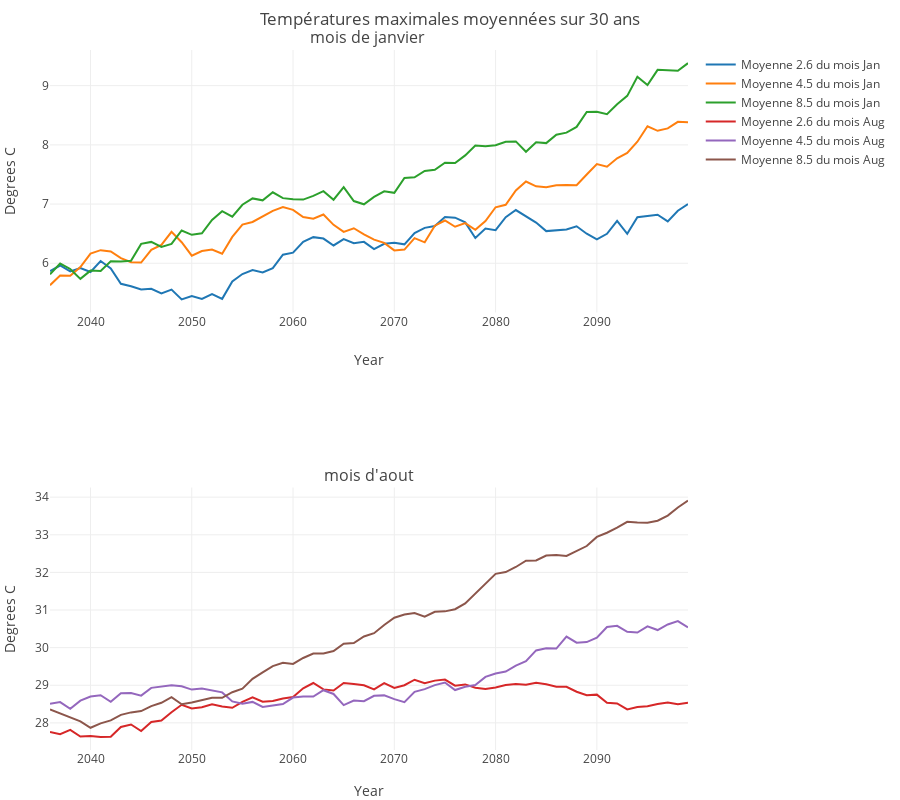

The code cell stored with this chart in its notebook:
### Markdown cell above
Le diagramme ci-dessous  représente l'évolution sur `yearPeriod` années de la température dans la région Lyonnaise.(Décommenter la dernière ligne du bloc pour afficher la figure)

### Code cell
q = 0
trace26_0 = go.Scatter(
    x = lyon_year[firstPlotYear:lastPlotYear],
    y = moyMAreaInterval_26[q,:],
    name ='Moyenne 2.6 du mois %s'%lyon_month[calcMonth[q]]
)
trace45_0 = go.Scatter(
    x = lyon_year[firstPlotYear:lastPlotYear],
    y = moyMAreaInterval_45[q,:],
    name ='Moyenne 4.5 du mois %s'%lyon_month[calcMonth[q]]
)
trace85_0 = go.Scatter(
    x = lyon_year[firstPlotYear:lastPlotYear],
    y = moyMAreaInterval_85[q,:],
    name ='Moyenne 8.5 du mois %s'%lyon_month[calcMonth[q]]
)

q = 1
trace26_1 = go.Scatter(
    x = lyon_year[firstPlotYear:lastPlotYear],
    y = moyMAreaInterval_26[q,:],
    name ='Moyenne 2.6 du mois %s'%lyon_month[calcMonth[q]]
)
trace45_1 = go.Scatter(
    x = lyon_year[firstPlotYear:lastPlotYear],
    y = moyMAreaInterval_45[q,:],
    name ='Moyenne 4.5 du mois %s'%lyon_month[calcMonth[q]]
)

trace85_1 = go.Scatter(
    x = lyon_year[firstPlotYear:lastPlotYear],
    y = moyMAreaInterval_85[q,:],
    name ='Moyenne 8.5 du mois %s'%lyon_month[calcMonth[q]]
)

fig = tools.make_subplots(rows=2, 
                          cols=1, 
                          subplot_titles=("mois de janvier ","mois d'aout"))

fig.append_trace(trace26_0, 1, 1)
fig.append_trace(trace45_0, 1, 1)
fig.append_trace(trace85_0, 1, 1)
fig.append_trace(trace26_1, 2, 1)
fig.append_trace(trace45_1, 2, 1)
fig.append_trace(trace85_1, 2, 1)

fig['layout']['xaxis1'].update(title='Year')
fig['layout']['xaxis2'].update(title='Year')
fig['layout']['yaxis1'].update(title='Degrees C')
fig['layout']['yaxis2'].update(title='Degrees C')
fig['layout']['margin'] = {'l': 50, 'r': 10, 'b': 50, 't': 50}
fig['layout'].update(autosize = False, height=800, width=900, title='Températures maximales moyennées sur 30 ans')
#fig['layout'].update(title='Température moyenne maximale du mois de juillet', 
#fig['layout'].update(title='Température moyenne maximale du mois de juillet', 
#                     autosize=False, width=800, height=380)  



layout = dict (
           title = "Température moyenne maximale des mois de l'année moyennées sur 30 ans",
           xaxis = dict(
                 title = 'Année',
                 showline=True,
                 showticklabels=True,
                 ticklen=5
             ),
             yaxis = dict(
                 title = 'Temperature (degrees Celsius)',
                 showline=True,
                 showticklabels=True
             ),         
)

#fig = dict(data=data, layout=layout)

py.iplot(fig, filename='basic-line')

### Figure 1 — Plotly figure (JSON) as saved in the notebook; plotly's stock layout.template omitted (floating-point values rounded to 4 significant figures)
{"data": [{"name": "Moyenne 2.6 du mois Jan", "type": "scatter", "uid": "17ab5881-b25f-4b30-baad-c75ebbca98d4", "x": [2036, 2037, 2038, 2039, 2040, 2041, 2042, 2043, 2044, 2045, 2046, 2047, 2048, 2049, 2050, 2051, 2052, 2053, 2054, 2055, 2056, 2057, 2058, 2059, 2060, 2061, 2062, 2063, 2064, 2065, 2066, 2067, 2068, 2069, 2070, 2071, 2072, 2073, 2074, 2075, 2076, 2077, 2078, 2079, 2080, 2081, 2082, 2083, 2084, 2085, 2086, 2087, 2088, 2089, 2090, 2091, 2092, 2093, 2094, 2095, 2096, 2097, 2098, 2099], "xaxis": "x", "y": [5.869, 5.962, 5.862, 5.92, 5.852, 6.038, 5.912, 5.653, 5.612, 5.557, 5.567, 5.492, 5.555, 5.39, 5.448, 5.396, 5.479, 5.398, 5.692, 5.817, 5.886, 5.844, 5.918, 6.144, 6.179, 6.361, 6.441, 6.417, 6.301, 6.407, 6.34, 6.362, 6.239, 6.329, 6.344, 6.319, 6.511, 6.598, 6.63, 6.78, 6.77, 6.691, 6.427, 6.586, 6.56, 6.777, 6.899, 6.799, 6.687, 6.543, 6.558, 6.57, 6.624, 6.499, 6.403, 6.497, 6.717, 6.498, 6.779, 6.794, 6.82, 6.707, 6.886, 7.001, 0, 0, 0, 0, 0, 0, 0, 0, 0, 0, 0, 0, 0, 0, 0, 0, 0, 0, 0, 0, 0, 0, 0, 0, 0, 0, 0, 0, 0, 0], "yaxis": "y"}, {"name": "Moyenne 4.5 du mois Jan", "type": "scatter", "uid": "c1880138-8321-4488-b4ff-8dd7afcc030d", "x": [2036, 2037, 2038, 2039, 2040, 2041, 2042, 2043, 2044, 2045, 2046, 2047, 2048, 2049, 2050, 2051, 2052, 2053, 2054, 2055, 2056, 2057, 2058, 2059, 2060, 2061, 2062, 2063, 2064, 2065, 2066, 2067, 2068, 2069, 2070, 2071, 2072, 2073, 2074, 2075, 2076, 2077, 2078, 2079, 2080, 2081, 2082, 2083, 2084, 2085, 2086, 2087, 2088, 2089, 2090, 2091, 2092, 2093, 2094, 2095, 2096, 2097, 2098, 2099], "xaxis": "x", "y": [5.629, 5.792, 5.787, 5.935, 6.163, 6.221, 6.199, 6.086, 6.017, 6.011, 6.225, 6.311, 6.532, 6.355, 6.128, 6.206, 6.23, 6.162, 6.445, 6.652, 6.698, 6.786, 6.885, 6.949, 6.901, 6.782, 6.753, 6.824, 6.649, 6.531, 6.591, 6.487, 6.4, 6.343, 6.217, 6.23, 6.424, 6.353, 6.635, 6.722, 6.617, 6.678, 6.564, 6.712, 6.946, 6.988, 7.229, 7.381, 7.3, 7.283, 7.317, 7.323, 7.318, 7.5, 7.677, 7.631, 7.773, 7.863, 8.054, 8.315, 8.238, 8.279, 8.389, 8.383, 0, 0, 0, 0, 0, 0, 0, 0, 0, 0, 0, 0, 0, 0, 0, 0, 0, 0, 0, 0, 0, 0, 0, 0, 0, 0, 0, 0, 0, 0], "yaxis": "y"}, {"name": "Moyenne 8.5 du mois Jan", "type": "scatter", "uid": "bc6416a1-2716-4376-9838-7e0ec7af8900", "x": [2036, 2037, 2038, 2039, 2040, 2041, 2042, 2043, 2044, 2045, 2046, 2047, 2048, 2049, 2050, 2051, 2052, 2053, 2054, 2055, 2056, 2057, 2058, 2059, 2060, 2061, 2062, 2063, 2064, 2065, 2066, 2067, 2068, 2069, 2070, 2071, 2072, 2073, 2074, 2075, 2076, 2077, 2078, 2079, 2080, 2081, 2082, 2083, 2084, 2085, 2086, 2087, 2088, 2089, 2090, 2091, 2092, 2093, 2094, 2095, 2096, 2097, 2098, 2099], "xaxis": "x", "y": [5.815, 5.995, 5.903, 5.736, 5.876, 5.871, 6.034, 6.028, 6.041, 6.327, 6.36, 6.275, 6.327, 6.553, 6.48, 6.506, 6.733, 6.88, 6.787, 6.989, 7.095, 7.063, 7.198, 7.1, 7.081, 7.075, 7.139, 7.218, 7.073, 7.285, 7.051, 6.996, 7.121, 7.215, 7.19, 7.441, 7.451, 7.559, 7.58, 7.699, 7.694, 7.823, 7.99, 7.978, 7.994, 8.053, 8.059, 7.883, 8.042, 8.03, 8.172, 8.207, 8.303, 8.557, 8.558, 8.517, 8.686, 8.828, 9.15, 9.01, 9.268, 9.254, 9.252, 9.381, 0, 0, 0, 0, 0, 0, 0, 0, 0, 0, 0, 0, 0, 0, 0, 0, 0, 0, 0, 0, 0, 0, 0, 0, 0, 0, 0, 0, 0, 0], "yaxis": "y"}, {"name": "Moyenne 2.6 du mois Aug", "type": "scatter", "uid": "1bd5ad77-7b40-463a-9841-8b6d533957b7", "x": [2036, 2037, 2038, 2039, 2040, 2041, 2042, 2043, 2044, 2045, 2046, 2047, 2048, 2049, 2050, 2051, 2052, 2053, 2054, 2055, 2056, 2057, 2058, 2059, 2060, 2061, 2062, 2063, 2064, 2065, 2066, 2067, 2068, 2069, 2070, 2071, 2072, 2073, 2074, 2075, 2076, 2077, 2078, 2079, 2080, 2081, 2082, 2083, 2084, 2085, 2086, 2087, 2088, 2089, 2090, 2091, 2092, 2093, 2094, 2095, 2096, 2097, 2098, 2099], "xaxis": "x2", "y": [27.76, 27.7, 27.81, 27.64, 27.65, 27.63, 27.63, 27.89, 27.96, 27.78, 28.02, 28.06, 28.28, 28.48, 28.39, 28.41, 28.5, 28.43, 28.4, 28.56, 28.68, 28.56, 28.58, 28.65, 28.69, 28.92, 29.06, 28.89, 28.86, 29.06, 29.03, 29.0, 28.89, 29.05, 28.93, 29.0, 29.15, 29.05, 29.12, 29.15, 28.99, 29.02, 28.94, 28.9, 28.94, 29.01, 29.03, 29.02, 29.07, 29.03, 28.96, 28.96, 28.83, 28.73, 28.75, 28.54, 28.52, 28.36, 28.42, 28.44, 28.5, 28.54, 28.49, 28.54, 0, 0, 0, 0, 0, 0, 0, 0, 0, 0, 0, 0, 0, 0, 0, 0, 0, 0, 0, 0, 0, 0, 0, 0, 0, 0, 0, 0, 0, 0], "yaxis": "y2"}, {"name": "Moyenne 4.5 du mois Aug", "type": "scatter", "uid": "bb66d4a6-0e59-4607-addb-a813235c179a", "x": [2036, 2037, 2038, 2039, 2040, 2041, 2042, 2043, 2044, 2045, 2046, 2047, 2048, 2049, 2050, 2051, 2052, 2053, 2054, 2055, 2056, 2057, 2058, 2059, 2060, 2061, 2062, 2063, 2064, 2065, 2066, 2067, 2068, 2069, 2070, 2071, 2072, 2073, 2074, 2075, 2076, 2077, 2078, 2079, 2080, 2081, 2082, 2083, 2084, 2085, 2086, 2087, 2088, 2089, 2090, 2091, 2092, 2093, 2094, 2095, 2096, 2097, 2098, 2099], "xaxis": "x2", "y": [28.51, 28.55, 28.38, 28.59, 28.7, 28.74, 28.56, 28.79, 28.79, 28.72, 28.93, 28.97, 29.0, 28.97, 28.88, 28.91, 28.85, 28.81, 28.57, 28.51, 28.56, 28.42, 28.46, 28.5, 28.67, 28.7, 28.7, 28.87, 28.77, 28.47, 28.59, 28.58, 28.72, 28.73, 28.63, 28.55, 28.82, 28.9, 29.0, 29.07, 28.87, 28.96, 29.01, 29.22, 29.31, 29.36, 29.52, 29.64, 29.93, 29.98, 29.97, 30.29, 30.13, 30.15, 30.27, 30.55, 30.58, 30.42, 30.4, 30.57, 30.47, 30.62, 30.7, 30.54, 0, 0, 0, 0, 0, 0, 0, 0, 0, 0, 0, 0, 0, 0, 0, 0, 0, 0, 0, 0, 0, 0, 0, 0, 0, 0, 0, 0, 0, 0], "yaxis": "y2"}, {"name": "Moyenne 8.5 du mois Aug", "type": "scatter", "uid": "a6ea0703-b5b7-4690-8d53-1e21642ed4d0", "x": [2036, 2037, 2038, 2039, 2040, 2041, 2042, 2043, 2044, 2045, 2046, 2047, 2048, 2049, 2050, 2051, 2052, 2053, 2054, 2055, 2056, 2057, 2058, 2059, 2060, 2061, 2062, 2063, 2064, 2065, 2066, 2067, 2068, 2069, 2070, 2071, 2072, 2073, 2074, 2075, 2076, 2077, 2078, 2079, 2080, 2081, 2082, 2083, 2084, 2085, 2086, 2087, 2088, 2089, 2090, 2091, 2092, 2093, 2094, 2095, 2096, 2097, 2098, 2099], "xaxis": "x2", "y": [28.36, 28.25, 28.14, 28.04, 27.87, 27.99, 28.07, 28.21, 28.28, 28.31, 28.45, 28.53, 28.68, 28.49, 28.54, 28.6, 28.67, 28.67, 28.82, 28.91, 29.17, 29.34, 29.51, 29.6, 29.57, 29.73, 29.84, 29.84, 29.91, 30.1, 30.12, 30.3, 30.38, 30.6, 30.8, 30.88, 30.92, 30.82, 30.95, 30.96, 31.02, 31.17, 31.44, 31.71, 31.96, 32.01, 32.14, 32.31, 32.32, 32.45, 32.46, 32.44, 32.56, 32.7, 32.94, 33.05, 33.19, 33.34, 33.32, 33.32, 33.37, 33.51, 33.73, 33.91, 0, 0, 0, 0, 0, 0, 0, 0, 0, 0, 0, 0, 0, 0, 0, 0, 0, 0, 0, 0, 0, 0, 0, 0, 0, 0, 0, 0, 0, 0], "yaxis": "y2"}], "layout": {"annotations": [{"font": {"size": 16}, "showarrow": false, "text": "mois de janvier ", "x": 0.5, "xanchor": "center", "xref": "paper", "y": 1, "yanchor": "bottom", "yref": "paper"}, {"font": {"size": 16}, "showarrow": false, "text": "mois d'aout", "x": 0.5, "xanchor": "center", "xref": "paper", "y": 0.375, "yanchor": "bottom", "yref": "paper"}], "autosize": false, "height": 800, "margin": {"b": 50, "l": 50, "r": 10, "t": 50}, "title": {"text": "Températures maximales moyennées sur 30 ans"}, "width": 900, "xaxis": {"anchor": "y", "autorange": true, "domain": [0, 1], "range": [2036, 2099], "title": {"text": "Year"}, "type": "linear"}, "xaxis2": {"anchor": "y2", "autorange": true, "domain": [0, 1], "range": [2036, 2099], "title": {"text": "Year"}, "type": "linear"}, "yaxis": {"anchor": "x", "autorange": true, "domain": [0.625, 1], "range": [5.168, 9.603], "title": {"text": "Degrees C"}, "type": "linear"}, "yaxis2": {"anchor": "x2", "autorange": true, "domain": [0, 0.375], "range": [27.28, 34.26], "title": {"text": "Degrees C"}, "type": "linear"}}}
